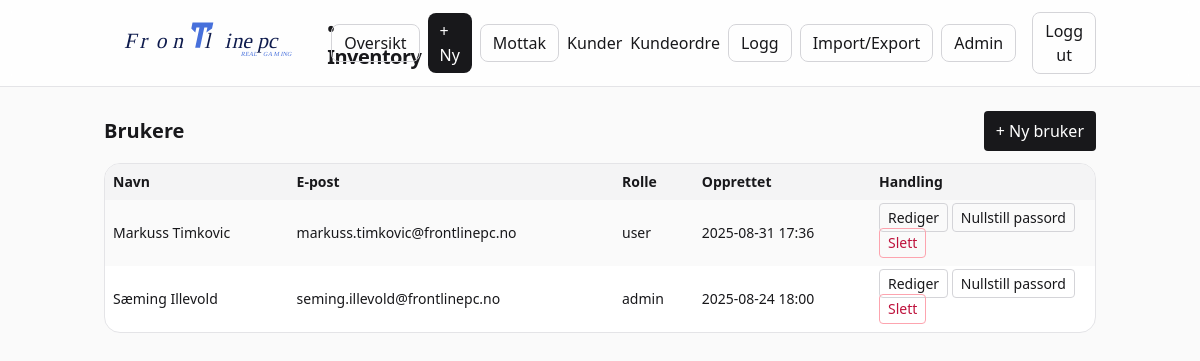
Page /admin/users (signed in) on the committed database.
### frontline_inventory_web/app/models.py (models this page shows)
class User(Base):
    __tablename__ = "users"
    id: Mapped[int] = mapped_column(Integer, primary_key=True)
    name: Mapped[str] = mapped_column(String(120))
    email: Mapped[str] = mapped_column(String(200), unique=True, index=True)
    password_hash: Mapped[str] = mapped_column(String(255))
    role: Mapped[str] = mapped_column(String(20), default="user")  # 'admin' eller 'user'
    created_at: Mapped[datetime] = mapped_column(DateTime, default=datetime.utcnow)

### frontline_inventory_web/app/auth.py (the view)
@router.get("/admin/users", response_class=HTMLResponse)
def users_list(request: Request, db: Session = Depends(get_db), current_user: User = Depends(require_admin)):
    rows = db.execute(select(User).order_by(User.created_at.desc())).scalars().all()
    return templates.TemplateResponse("admin_users_list.html", {"request": request, "user": current_user, "rows": rows})

### frontline_inventory_web/app/templates/admin_users_list.html (shortened to what this page needs)
{% extends "base.html" %}
{% block content %}
<div class="flex items-center justify-between mb-3">
  <h1 class="text-xl font-semibold">Brukere</h1>
  <a href="/admin/users/new" class="px-3 py-2 rounded bg-zinc-900 text-white">+ Ny bruker</a>
</div>
<div class="rounded-2xl border border-zinc-200 overflow-hidden bg-white">
  <table class="w-full text-sm">
    <thead class="bg-zinc-100">
      <tr class="text-left">
        <th class="p-2">Navn</th>
        <th class="p-2">E‑post</th>
        <th class="p-2">Rolle</th>
        <th class="p-2">Opprettet</th>
        <th class="p-2 w-56">Handling</th>
      </tr>
    </thead>
    <tbody>
      {% for u in rows %}
      <tr class="odd:bg-zinc-50">
        <td class="p-2">{{ u.name }}</td>
        <td class="p-2">{{ u.email }}</td>
        <td class="p-2">{{ u.role }}</td>
        <td class="p-2 whitespace-nowrap">{{ u.created_at.strftime('%Y-%m-%d %H:%M') if u.created_at else '' }}</td>
        <td class="p-2">
          <a class="px-2 py-1 rounded border border-zinc-300" href="/admin/users/{{ u.id }}/edit">Rediger</a>
          <a class="px-2 py-1 rounded border border-zinc-300" href="/admin/users/{{ u.id }}/resetpw">Nullstill passord</a>
          <form action="/admin/users/{{ u.id }}/delete" method="post" style="display:inline" onsubmit="return confirm('Slette bruker?')">
            <button class="px-2 py-1 rounded border border-rose-300 text-rose-700">Slett</button>
          </form>
        </td>
      </tr>
      {% endfor %}
    </tbody>
  </table>
</div>
{% endblock %}

### rows in the picture
User: name "Markuss Timkovic", email "markuss.timkovic@frontlinepc.no", role "user", created_at "2025-08-31 17:36"
User: name "Sæming Illevold", email "seming.illevold@frontlinepc.no", role "admin", created_at "2025-08-24 18:00"
